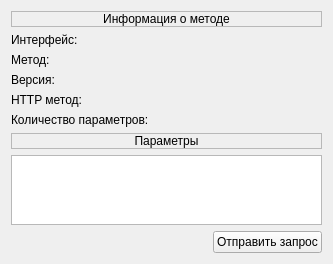
<?xml version="1.0" encoding="UTF-8"?>
<ui version="4.0">
 <class>RequestPage</class>
 <widget class="QWidget" name="RequestPage">
  <property name="geometry">
   <rect>
    <x>0</x>
    <y>0</y>
    <width>333</width>
    <height>257</height>
   </rect>
  </property>
  <property name="windowTitle">
   <string>Запрос Steam Web API</string>
  </property>
  <layout class="QGridLayout" name="gridLayout">
   <item row="4" column="0">
    <spacer name="horizontalSpacer">
     <property name="orientation">
      <enum>Qt::Horizontal</enum>
     </property>
     <property name="sizeHint" stdset="0">
      <size>
       <width>205</width>
       <height>20</height>
      </size>
     </property>
    </spacer>
   </item>
   <item row="2" column="0" colspan="2">
    <widget class="QLabel" name="label_7">
     <property name="frameShape">
      <enum>QFrame::StyledPanel</enum>
     </property>
     <property name="text">
      <string>Параметры</string>
     </property>
     <property name="alignment">
      <set>Qt::AlignCenter</set>
     </property>
    </widget>
   </item>
   <item row="4" column="1">
    <widget class="QPushButton" name="pushButton">
     <property name="text">
      <string>Отправить запрос</string>
     </property>
    </widget>
   </item>
   <item row="0" column="0" colspan="2">
    <widget class="QLabel" name="label">
     <property name="frameShape">
      <enum>QFrame::StyledPanel</enum>
     </property>
     <property name="text">
      <string>Информация о методе</string>
     </property>
     <property name="alignment">
      <set>Qt::AlignCenter</set>
     </property>
    </widget>
   </item>
   <item row="1" column="0" colspan="2">
    <layout class="QFormLayout" name="formLayout">
     <item row="0" column="0">
      <widget class="QLabel" name="label_2">
       <property name="text">
        <string>Интерфейс:</string>
       </property>
      </widget>
     </item>
     <item row="1" column="0">
      <widget class="QLabel" name="label_3">
       <property name="text">
        <string>Метод:</string>
       </property>
      </widget>
     </item>
     <item row="0" column="1">
      <widget class="QLabel" name="interfaceName">
       <property name="text">
        <string/>
       </property>
      </widget>
     </item>
     <item row="1" column="1">
      <widget class="QLabel" name="methodName">
       <property name="text">
        <string/>
       </property>
      </widget>
     </item>
     <item row="2" column="0">
      <widget class="QLabel" name="label_4">
       <property name="text">
        <string>Версия:</string>
       </property>
      </widget>
     </item>
     <item row="2" column="1">
      <widget class="QLabel" name="version">
       <property name="text">
        <string/>
       </property>
      </widget>
     </item>
     <item row="3" column="0">
      <widget class="QLabel" name="label_5">
       <property name="text">
        <string>HTTP метод:</string>
       </property>
      </widget>
     </item>
     <item row="4" column="0">
      <widget class="QLabel" name="label_6">
       <property name="text">
        <string>Количество параметров:</string>
       </property>
      </widget>
     </item>
     <item row="3" column="1">
      <widget class="QLabel" name="httpMethod">
       <property name="text">
        <string/>
       </property>
      </widget>
     </item>
     <item row="4" column="1">
      <widget class="QLabel" name="paramsCount">
       <property name="text">
        <string/>
       </property>
      </widget>
     </item>
    </layout>
   </item>
   <item row="3" column="0" colspan="2">
    <widget class="application::CParametersTable" name="parametersTable"/>
   </item>
  </layout>
 </widget>
 <customwidgets>
  <customwidget>
   <class>application::CParametersTable</class>
   <extends>QTableView</extends>
   <header>gui/main/parameters_table.hpp</header>
  </customwidget>
 </customwidgets>
 <resources/>
 <connections/>
</ui>
